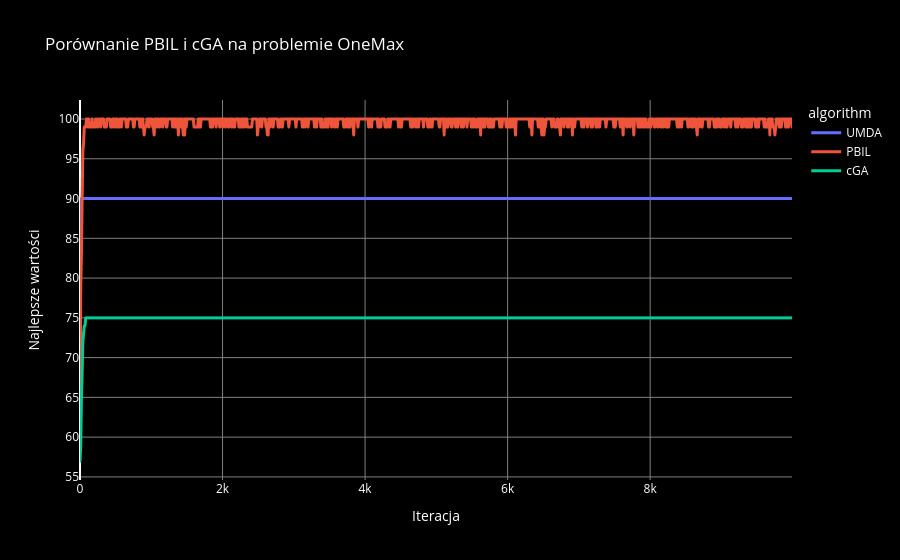

Notebook source saved alongside this figure:
### Markdown cell above
<div align="center">

## Zadanie 1

</div>

### Code cell
best_values_pbil, best_individuals_pbil, prob_vectors_pbil = population_based_incremental_learning(
    one_max, CHROMOSOME_LEN, 0.2, 0.1, 0.1
)
best_values_cga, best_individuals_cga, prob_vectors_cga = compact_genetic_algorithm(
    one_max, CHROMOSOME_LEN, 0.2
)
best_values_umda, best_individuals_umda, prob_vectors_umda = univariate_marginal_distribution_algorithm(
    one_max, CHROMOSOME_LEN
)

plot_ea_results(
    {
        "UMDA": best_values_umda,
        "PBIL": best_values_pbil,
        "cGA": best_values_cga,
        # "MIMIC": best_values_mimic,
        # "ngsa-II": 

    },
    title="Porównanie PBIL i cGA na problemie OneMax"
)

print(best_individuals_pbil[-1:-5:-1])
print(best_individuals_cga[-1:-5:-1])
print(best_individuals_umda[-1:-5:-1])

### Figure 1 — Plotly figure (JSON) as saved in the notebook; plotly's stock layout.template omitted (floating-point values rounded to 4 significant figures; data arrays with more than 128 entries replaced by an {"elided": "..."} marker saying what was removed)
{"data": [{"hovertemplate": "algorithm=UMDA<br>iter=%{x}<br>best_values=%{y}<extra></extra>", "legendgroup": "UMDA", "line": {"color": "#636efa", "dash": "solid", "width": 3}, "marker": {"symbol": "circle"}, "mode": "lines", "name": "UMDA", "showlegend": true, "type": "scattergl", "x": {"elided": "1000 int values"}, "xaxis": "x", "y": {"elided": "1000 int values"}, "yaxis": "y"}, {"hovertemplate": "algorithm=PBIL<br>iter=%{x}<br>best_values=%{y}<extra></extra>", "legendgroup": "PBIL", "line": {"color": "#EF553B", "dash": "solid", "width": 3}, "marker": {"symbol": "circle"}, "mode": "lines", "name": "PBIL", "showlegend": true, "type": "scattergl", "x": {"elided": "1000 int values"}, "xaxis": "x", "y": {"elided": "1000 int values"}, "yaxis": "y"}, {"hovertemplate": "algorithm=cGA<br>iter=%{x}<br>best_values=%{y}<extra></extra>", "legendgroup": "cGA", "line": {"color": "#00cc96", "dash": "solid", "width": 3}, "marker": {"symbol": "circle"}, "mode": "lines", "name": "cGA", "showlegend": true, "type": "scattergl", "x": {"elided": "1000 int values"}, "xaxis": "x", "y": {"elided": "1000 int values"}, "yaxis": "y"}], "layout": {"font": {"color": "white"}, "legend": {"title": {"font": {"color": "white"}, "text": "algorithm"}, "tracegroupgap": 0}, "paper_bgcolor": "black", "plot_bgcolor": "black", "title": {"font": {"color": "white"}, "text": "Porównanie PBIL i cGA na problemie OneMax"}, "xaxis": {"anchor": "y", "color": "white", "domain": [0, 1], "gridcolor": "gray", "title": {"text": "Iteracja"}}, "yaxis": {"anchor": "x", "color": "white", "domain": [0, 1], "gridcolor": "gray", "title": {"text": "Najlepsze wartości"}}}}
